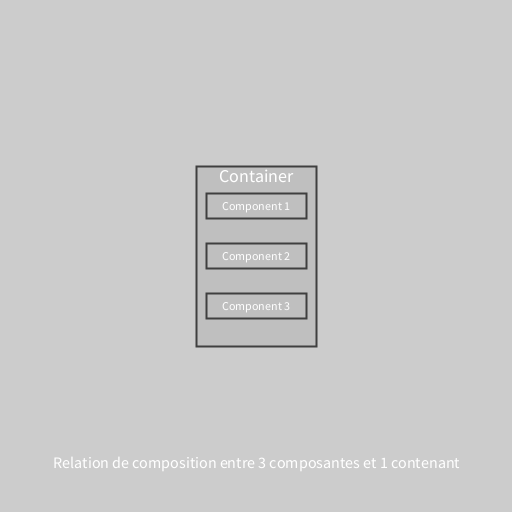
Frame 1 (no input)
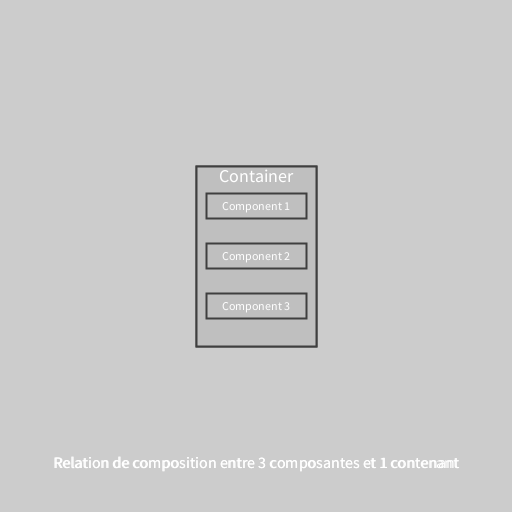
Frame 2 (the mouse pressed at the canvas centre, redrawn once)

The Processing sketch that drew these frames (run headless with seeded random() and noise(); the mouse was pressed at the canvas centre and the sketch redrawn once):

// Processing sketch: ANI2012A20_Relation1_Composition
// ── ANI2012A20_Relation1_Composition.pde
// ANI2012A20_Relation1_Composition.pde
// Exemple d'une relation de composition entre 3 composantes et 1 contenant.

// classe de type Container
class Container
{
  float positionX;
  float positionY;

  // composantes directement déclarées en données membres de la classe
  Component component1;
  Component component2;
  Component component3;

  // constructeur
  Container(float x, float y)
  {
    positionX = x;
    positionY = y;

    // instanciation des composantes
    component1 = new Component(this, 1);
    component2 = new Component(this, 2);
    component3 = new Component(this, 3);
  }

  // fonction d'affichage
  void render()
  {
    stroke(colorStroke);
    fill(colorFill);
    rect(positionX, positionY, 120, 180);

    component1.render();
    component2.render();
    component3.render();

    fill(colorText);
    textSize(18);
    text("Container", positionX, positionY - 80);
  }
}

// classe de type Component
class Component
{
  Container container; // référence vers le contenant dont la composante fait partie

  int order; // ordre d'affichage par rapport à au contenant

  int offset = 50;

  // constructeur
  Component(Container c, int o)
  {
    container = c;
    order = o;
  }

  // fonction d'affichage
  void render()
  {
    stroke(colorStroke);
    fill(colorFill);

    rect(container.positionX, container.positionY - offset * 2 + offset * order, 100, 25);

    fill(colorText);
    textSize(12);
    text("Component " + order, container.positionX, container.positionY - offset * 2 + offset * order);
  }
}

// paramètres
color colorStroke = color(63);
color colorFill = color(191);
color colorText = color(255);

// variable
Container container;

void setup()
{
  size(512, 512);
  noLoop();

  rectMode(CENTER);
  textAlign(CENTER, CENTER);
  strokeWeight(2);

  // instanciation d'un nouveau contenant
  container = new Container(width / 2.0f, height / 2.0f);
}

void draw()
{
  fill(colorText);
  textSize(16);
  text("Relation de composition entre 3 composantes et 1 contenant", width / 2.0f, height - 50);

  // dessiner le contenant et ses composantes
  container.render();
}
